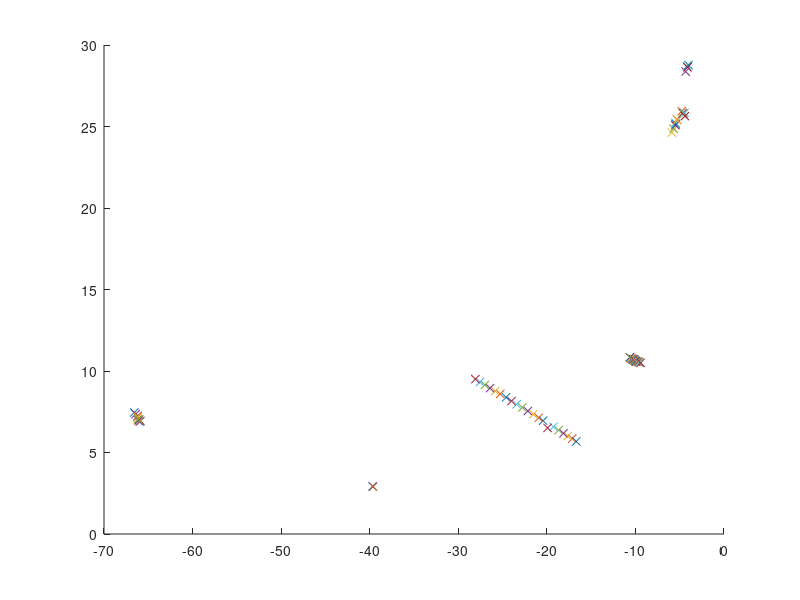

MATLAB code to generate this figure:
%basic plot of the filterTestClusters

%the straight line in direction north-west is the car going
%away from us, all the rest is clutter that sometimes appears or disappears
%(it's usually walls, sometimes they land above and sometimes below the
%current clustering threshold (100points) and therefore seem to "appear"
%and "disappear")
%they also slightly change their position from frame to frame due to the
%fact that I currently just compute the mean of each cluster which varies
%slightly from frame to frame

%% load the data
%the clusters are cells of xy-column matrices, so if there are 4 clusters
%in a frame, there will be a 4x2 matrix in that cell
load('filterTestClustersXY1.mat', 'filterTestClustersXY1')

%% plot to check that everything went alright
figure
for i=1:length(filterTestClustersXY1)
    scatter(filterTestClustersXY1{i}(:,1), filterTestClustersXY1{i}(:,2),'x');
    hold on
    pause(0.5)
end
hold off

